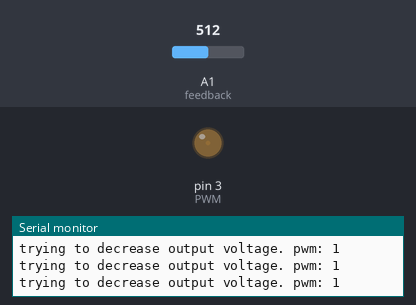
A sketch run on a simulated Arduino Uno, built with avr-gcc and run on an emulated ATmega328P. Parts: output pins drawn as LEDs (lit = HIGH), the last lines printed to the serial monitor. Inputs (shaded band) come from the test bench; at power-on: A1 (feedback) = 512.

Above: at 1.2 s.
1.3 s: A1 (feedback) set to 148
2.8 s: A1 (feedback) set to 134
At 8.62 s:
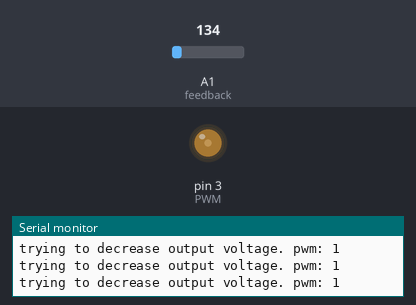
8.8 s: A1 (feedback) set to 306
11.8 s: A1 (feedback) set to 122
At 20.35 s:
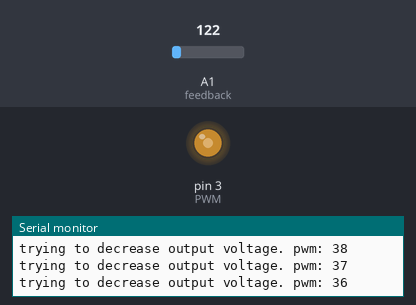
Timing chart, 0 to 21.9 s (numbered marks = the images above; inputs shaded):
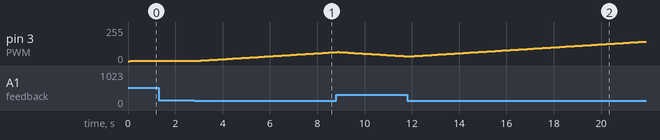

The sketch:

buckboost_1yr.ino
```cpp
int feedback = A1;     // The feedback input is A1
int PWM = 3;           // Digital pin D3 for PWM signal
int pwm = 1;           // Initial value of PWM width

void setup() {
  Serial.begin(9600);
  pinMode(feedback, INPUT);
  pinMode(PWM, OUTPUT);
  TCCR2B = TCCR2B & B11111000 | B00000001;  // pin 3 and 11 PWM frequency of 31372.55 Hz
}

void loop() {
  float voltage = (2.5 / 3.6) * (1023 / 5);  // We read the value of the potentiometer, which is the desired value
  float output = analogRead(feedback);      // We read the feedback, which is the real value

  // If the desired value is HIGHER than the real value, we increase PWM width
  if (voltage > output) {
    // Serial.println("trying to increase output voltage. pwm: " + String(pwm));
    pwm = pwm + 1;
    pwm = constrain(pwm, 1, 254);
    delay(90);
  }

  // If the desired value is LOWER than the real value, we decrease PWM width
  if (voltage < output) {
    Serial.println("trying to decrease output voltage. pwm: " + String(pwm));
    pwm = pwm - 1;
    pwm = constrain(pwm, 1, 254);
    delay(90);
  }

  analogWrite(PWM, pwm);  // Finally, we create the PWM signal
}
```

Measured:
- the behaviour switches between 142 and 141 on A1 (feedback) (found by bisection; images 0 and 1)
- after the input at 2.8 s, pin 3 (PWM): moves from 1/255 to 67/255 over 5.9 s, starting after 0.10 s
